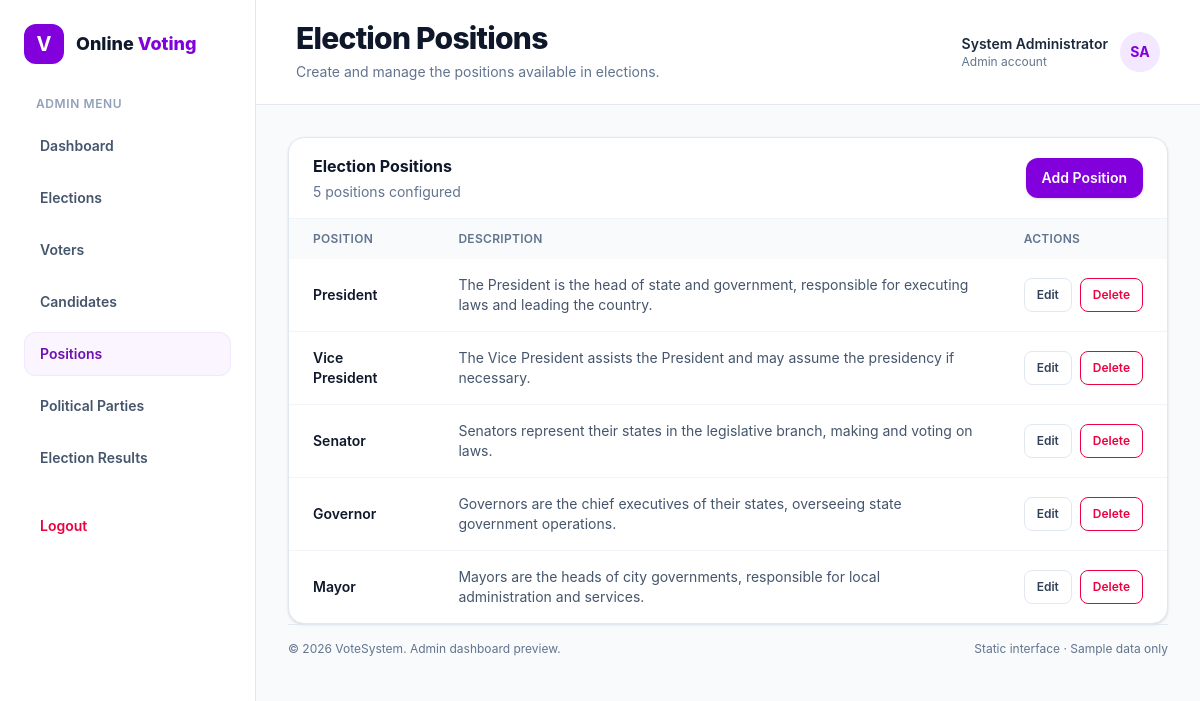
The app's page /views/admin/positions.php (signed in) with its own data.
### tables this page shows
CREATE TABLE positions (
    id INT AUTO_INCREMENT PRIMARY KEY,
    title VARCHAR(100) NOT NULL UNIQUE,
    description TEXT NOT NULL,
    created_at TIMESTAMP DEFAULT CURRENT_TIMESTAMP,
    updated_at TIMESTAMP DEFAULT CURRENT_TIMESTAMP ON UPDATE CURRENT_TIMESTAMP
);

### app/paths.php (called while the page is built, shortened)
<?php
function app_url(string $path = ''): string
{
    return APP_BASE_URL . '/' . ltrim($path, '/');
}

### views/admin/positions.php (the view, shortened to what this page needs)
<?php
require_once __DIR__ . '/../../app/paths.php';
require_once APP_ROOT . '/app/config/database.php';
$stmt = $pdo->query("SELECT id, title, description FROM positions ORDER BY created_at DESC");
$positions = $stmt->fetchAll(PDO::FETCH_ASSOC);
?>
<!DOCTYPE html>
<html lang="en">
<head>
    <link rel="stylesheet" href="../../public/css/app.css">
</head>
<body class="min-h-screen bg-slate-50 text-slate-800 antialiased">
    <div class="flex min-h-screen flex-col md:flex-row">
        <?php $portalRole = 'admin';
        include APP_ROOT . '/includes/shared/portal_sidebar.php'; ?>
        <div class="min-w-0 flex-1">
            <?php
            include APP_ROOT . '/includes/shared/portal_header.php';
            ?>
            <main id="dashboard" class="min-w-0 flex-1">
                <div class="mx-auto max-w-7xl px-4 py-6 sm:px-6 lg:px-8 lg:py-8">
                    <section class="overflow-hidden rounded-2xl border border-slate-200 bg-white shadow-sm">
                        <div class="flex flex-col justify-between gap-3 border-b border-slate-100 px-5 py-4 sm:flex-row sm:items-center sm:px-6">
                            <div>
                                <h2 class="font-bold text-slate-900">Election Positions</h2>
                                <p class="mt-1 text-sm text-slate-500"><span id="positionCount"><?= count($positions) ?></span> positions configured</p>
                            </div>
                            <button type="button" data-open-modal="positionModal" class="inline-flex items-center justify-center rounded-xl bg-purple-700 px-4 py-2.5 text-sm font-semibold text-white shadow-sm transition hover:bg-purple-800">
                                Add Position
                            </button>
                        </div>
                        <div class="overflow-x-auto">
                            <table class="w-full text-left text-sm">
                                <thead class="bg-slate-50 text-xs uppercase tracking-wide text-slate-500">
                                    <tr>
                                        <th class="px-6 py-3 font-semibold">Position</th>
                                        <th class="px-6 py-3 font-semibold">Description</th>
                                        <th class="px-6 py-3 text-right font-semibold">Actions</th>
                                    </tr>
                                </thead>
                                <tbody id="positionRows" class="divide-y divide-slate-100">
                                    <?php foreach ($positions as $position) : ?>
                                        <tr data-record data-id="<?= (int) $position['id'] ?>">
                                            <td class="px-6 py-4 font-semibold text-slate-900" data-title><?= htmlspecialchars($position['title'], ENT_QUOTES, 'UTF-8') ?></td>
                                            <td class="max-w-xl px-6 py-4 text-slate-600" data-description><?= htmlspecialchars($position['description'], ENT_QUOTES, 'UTF-8') ?></td>
                                            <td class="px-6 py-4">
                                                <div class="flex justify-end gap-2">
                                                    <button type="button" data-edit class="rounded-lg border border-slate-200 px-3 py-2 text-xs font-semibold text-slate-700 hover:bg-slate-50">Edit</button>
                                                    <form method="post" action="<?= htmlspecialchars(app_url('views/admin/positions.php'), ENT_QUOTES, 'UTF-8') ?>" data-delete-form>
                                                        <button type="submit" data-delete class="rounded-lg border border-rose-200 px-3 py-2 text-xs font-semibold text-rose-600 hover:bg-rose-50">Delete</button>
                                                    </form>
                                                </div>
                                            </td>
                                        </tr>
                                    <?php endforeach; ?>
                                </tbody>
                            </table>
                        </div>
                    </section>
                    <?php include_once APP_ROOT . '/includes/admin/footer.php' ?>
                </div>
            </main>
        </div>
    </div>
</body>
</html>

### records on screen
positions: title "President", description "The President is the head of state and government, responsible for executing laws and leading the country."
positions: title "Vice President", description "The Vice President assists the President and may assume the presidency if necessary."
positions: title "Senator", description "Senators represent their states in the legislative branch, making and voting on laws."
positions: title "Governor", description "Governors are the chief executives of their states, overseeing state government operations."
positions: title "Mayor", description "Mayors are the heads of city governments, responsible for local administration and services."

### other values on screen
$portalLabel "ADMIN"
$item['label'] "Dashboard"
$item['label'] "Elections"
$item['label'] "Voters"
$item['label'] "Candidates"
$item['label'] "Positions"
$item['label'] "Political Parties"
$item['label'] "Election Results"
$pageTitle "Election Positions"
$pageDescription "Create and manage the positions available in elections."
$headerName "System Administrator"
$headerRole "Admin"
$headerInitials "SA"
count($positions) "5"
